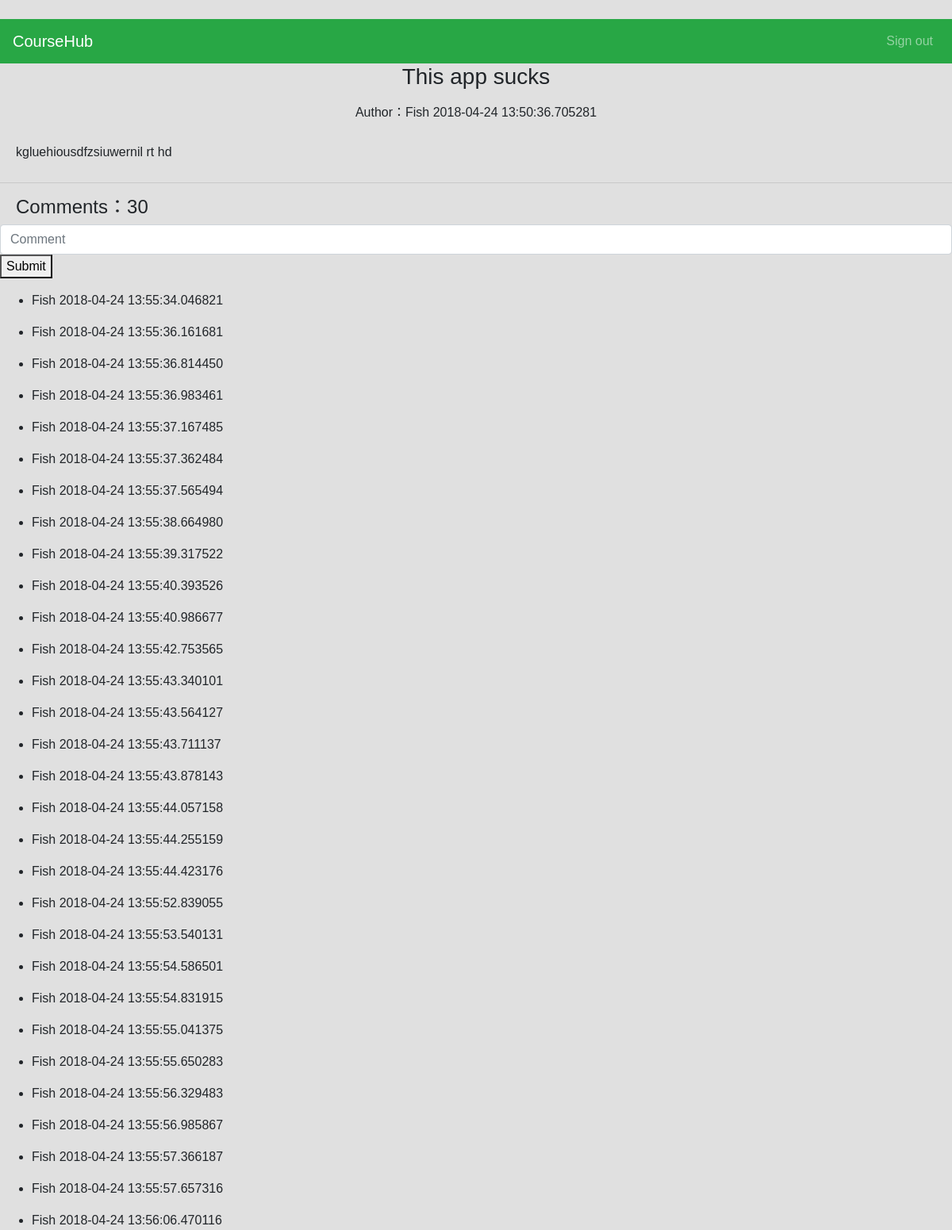
/detail/14, run on the app's committed database.
### coursehubapp.py (models this page shows)
class Post(db.Model):
    __tablename__ = 'post'
    __searchable__ = ['title']
    id = db.Column(db.Integer, primary_key=True)
    title = db.Column(db.String(100))
    description = db.Column(db.String())
    user_id = db.Column(db.Integer, db.ForeignKey('user.id'), nullable=False)
    course_id = db.Column(db.Integer, db.ForeignKey('course.id'), nullable=False)
    post_time = db.Column(db.DateTime, default=datetime.now)
    comment = db.relationship('Comment', backref='post', lazy='dynamic')

class User(UserMixin, db.Model):
    __tablename__ = 'user'
    id = db.Column(db.Integer, primary_key=True)
    username = db.Column(db.String(15), unique=True, nullable=False)
    email = db.Column(db.String(50), unique=True, nullable=False)
    password = db.Column(db.String(80), nullable=False)
    post = db.relationship('Post', backref='user', lazy='dynamic')
    comment = db.relationship('Comment', backref='user', lazy='dynamic')

class Comment(db.Model):
    __tablename__ = 'comment'
    id = db.Column(db.Integer, primary_key=True)
    detail = db.Column(db.Text, nullable=False)
    user_id = db.Column(db.Integer, db.ForeignKey('user.id'),nullable=False)
    post_id = db.Column(db.Integer, db.ForeignKey('post.id'),nullable=False)
    comment_time = db.Column(db.DateTime, default=datetime.now)

### coursehubapp.py (the view)
@app.route('/detail/<post_id>',methods=['GET', 'POST'])
def detail(post_id):
    postdetail = Post.query.filter(Post.id == post_id).first()
    return render_template('detail.html', post=postdetail)

### templates/detail.html (shortened to what this page needs)
﻿{% import "bootstrap/wtf.html" as wtf %}
<!DOCTYPE html>
<html lang="en">
<head>
  <link rel="stylesheet" href="https://maxcdn.bootstrapcdn.com/bootstrap/4.0.0/css/bootstrap.min.css">
  <link rel="stylesheet" type="text/css">
</head>
    <nav class="navbar navbar-expand-sm bg-success navbar-dark">
        <a class="navbar-brand" href="#">CourseHub</a>
            <ul class="navbar-nav ml-auto">
                <li class="nav-item">
                    <a class="nav-link" href="{{ url_for('logout') }}">Sign out</a>
                </li>
             </ul>
    </nav>
    <h3 class="page-title">{{ post.title }}</h3>
    <p class="post-info">
    <span class="author">Author：{{ post.user.username }}</span>
    <span>  {{ post.post_time }}</span></p>
    <p class="description">{{ post.description}}</p>
    <hr>
    <h4>Comments：{{ post.comment.count() }}</h4>
    <form action="{{url_for('comment', post_id=post.id)}}" method="POST">
        <div class="new-comment">
            <input type="text" class="form-control" placeholder="Comment" name="comment_detail">
    </div>
    <button class="btn-send">Submit</button>
    </form>
    <ul class="comment-list">
        {% for commnet in post.comment%}
        <li>
            <div class="user_info">
                <span class="username"> {{ commnet.user.username }}</span>
                <span class="create_time">  {{ commnet.comment_time }}</span>
            </div>
        </li>
        {% endfor %}
    </ul>
</body>
</html>

### templates/detail.html (style rules this page uses)
body, html { font-family: "Mina", sans-serif; height: 100%; margin: 0; padding: 0; background: #e0e0e0; }
.page-title { text-align: center; }
.post-info { text-align: center; margin-top: 16px; }
.description { padding: 10px 20px 10px 20px; }
h4 { padding-left: 20px; }

### data on the page
Post: title "This app sucks", post_time "2018-04-24 13:50:36.705281", description "kgluehiousdfzsiuwernil rt hd"
User: user.username "Fish"
Comment: user.username "Fish", comment_time "2018-04-24 13:55:34.046821"
Comment: user.username "Fish", comment_time "2018-04-24 13:55:36.161681"
Comment: user.username "Fish", comment_time "2018-04-24 13:55:36.814450"
Comment: user.username "Fish", comment_time "2018-04-24 13:55:36.983461"
Comment: user.username "Fish", comment_time "2018-04-24 13:55:37.167485"
Comment: user.username "Fish", comment_time "2018-04-24 13:55:37.362484"
Comment: user.username "Fish", comment_time "2018-04-24 13:55:37.565494"
Comment: user.username "Fish", comment_time "2018-04-24 13:55:38.664980"
Comment: user.username "Fish", comment_time "2018-04-24 13:55:39.317522"
Comment: user.username "Fish", comment_time "2018-04-24 13:55:40.393526"
Comment: user.username "Fish", comment_time "2018-04-24 13:55:40.986677"
Comment: user.username "Fish", comment_time "2018-04-24 13:55:42.753565"
Comment: user.username "Fish", comment_time "2018-04-24 13:55:43.340101"
Comment: user.username "Fish", comment_time "2018-04-24 13:55:43.564127"
Comment: user.username "Fish", comment_time "2018-04-24 13:55:43.711137"
Comment: user.username "Fish", comment_time "2018-04-24 13:55:43.878143"
Comment: user.username "Fish", comment_time "2018-04-24 13:55:44.057158"
Comment: user.username "Fish", comment_time "2018-04-24 13:55:44.255159"
Comment: user.username "Fish", comment_time "2018-04-24 13:55:44.423176"
Comment: user.username "Fish", comment_time "2018-04-24 13:55:52.839055"
Comment: user.username "Fish", comment_time "2018-04-24 13:55:53.540131"
Comment: user.username "Fish", comment_time "2018-04-24 13:55:54.586501"
Comment: user.username "Fish", comment_time "2018-04-24 13:55:54.831915"
Comment: user.username "Fish", comment_time "2018-04-24 13:55:55.041375"
Comment: user.username "Fish", comment_time "2018-04-24 13:55:55.650283"
Comment: user.username "Fish", comment_time "2018-04-24 13:55:56.329483"
Comment: user.username "Fish", comment_time "2018-04-24 13:55:56.985867"
Comment: user.username "Fish", comment_time "2018-04-24 13:55:57.366187"
Comment: user.username "Fish", comment_time "2018-04-24 13:55:57.657316"
Comment: user.username "Fish", comment_time "2018-04-24 13:56:06.470116"

### other printed values
{{ post.comment.count() }} "30"
